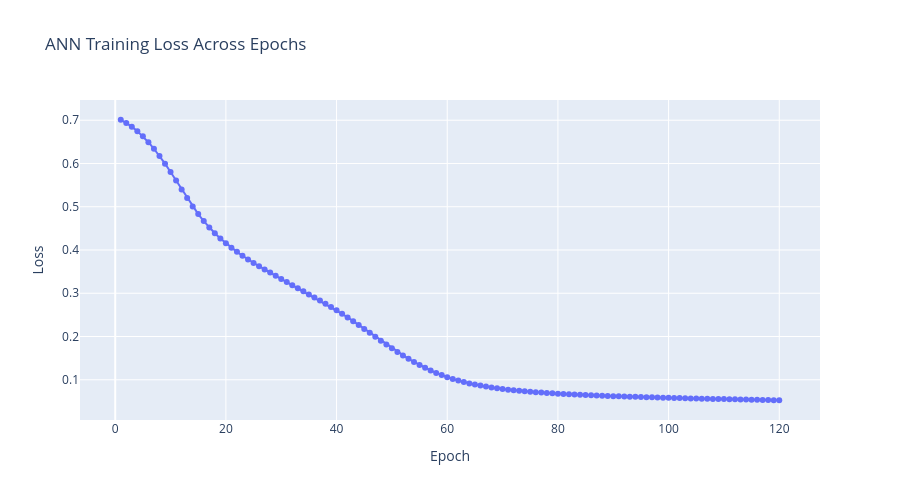
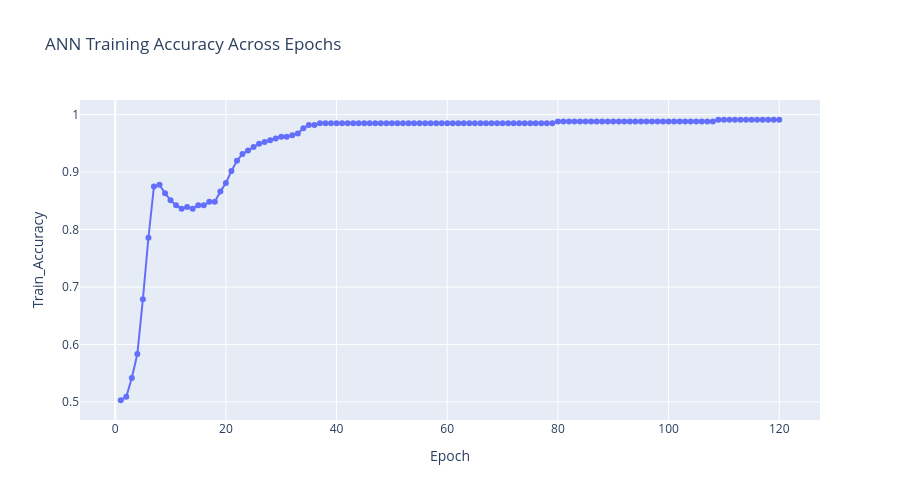

The notebook cell these images were saved under, in order:
### Markdown cell above
## 📉 Step 11 — Visualize learning curves

### Why we are doing this
A training process should not be described only with numbers. Visual curves make it easier to explain whether the ANN is converging properly.

### What we are doing
We are plotting:
- loss across epochs,
- and training accuracy across epochs.

### How we are doing it
We use Plotly line charts for clean interactive visual tracking.

### What we expect to observe
Loss should trend downward and accuracy should trend upward or stabilize at a strong level.

### Code cell
fig = px.line(
    history_df,
    x="Epoch",
    y="Loss",
    title="ANN Training Loss Across Epochs",
    markers=True
)
fig.update_layout(height=500)
fig.show()

display(Markdown("""### ✅ Plot Explanation  
This loss curve shows whether the ANN is learning efficiently. A downward trajectory indicates that backpropagation and gradient descent are successfully adjusting the weights to reduce prediction error over time.  
"""))

fig2 = px.line(
    history_df,
    x="Epoch",
    y="Train_Accuracy",
    title="ANN Training Accuracy Across Epochs",
    markers=True
)
fig2.update_layout(height=500)
fig2.show()

display(Markdown("""### ✅ Plot Explanation  
This accuracy curve complements the loss chart. As the network improves, the proportion of correctly classified training examples should rise. Together, the two curves provide a stronger picture of model learning than either metric alone.  
"""))

### Figure 1 — Plotly figure (JSON) as saved in the notebook; plotly's stock layout.template omitted (floating-point values rounded to 4 significant figures)
{"data": [{"hovertemplate": "Epoch=%{x}<br>Loss=%{y}<extra></extra>", "legendgroup": "", "line": {"color": "#636efa", "dash": "solid"}, "marker": {"symbol": "circle"}, "mode": "lines+markers", "name": "", "orientation": "v", "showlegend": false, "type": "scatter", "x": [1, 2, 3, 4, 5, 6, 7, 8, 9, 10, 11, 12, 13, 14, 15, 16, 17, 18, 19, 20, 21, 22, 23, 24, 25, 26, 27, 28, 29, 30, 31, 32, 33, 34, 35, 36, 37, 38, 39, 40, 41, 42, 43, 44, 45, 46, 47, 48, 49, 50, 51, 52, 53, 54, 55, 56, 57, 58, 59, 60, 61, 62, 63, 64, 65, 66, 67, 68, 69, 70, 71, 72, 73, 74, 75, 76, 77, 78, 79, 80, 81, 82, 83, 84, 85, 86, 87, 88, 89, 90, 91, 92, 93, 94, 95, 96, 97, 98, 99, 100, 101, 102, 103, 104, 105, 106, 107, 108, 109, 110, 111, 112, 113, 114, 115, 116, 117, 118, 119, 120], "xaxis": "x", "y": [0.7011, 0.6938, 0.6851, 0.6748, 0.6629, 0.6492, 0.634, 0.6175, 0.5995, 0.5803, 0.5605, 0.5401, 0.5199, 0.5007, 0.4829, 0.4668, 0.4521, 0.4388, 0.4267, 0.4157, 0.4053, 0.3957, 0.3866, 0.378, 0.3699, 0.3624, 0.3551, 0.3478, 0.3405, 0.3332, 0.326, 0.3187, 0.3115, 0.3044, 0.2974, 0.2903, 0.2831, 0.2758, 0.2683, 0.2605, 0.2524, 0.244, 0.2354, 0.2266, 0.2176, 0.2085, 0.1993, 0.1903, 0.1814, 0.1728, 0.1644, 0.1562, 0.1485, 0.1411, 0.1341, 0.1276, 0.1215, 0.1159, 0.1107, 0.106, 0.1018, 0.09804, 0.09467, 0.09162, 0.0889, 0.08645, 0.08423, 0.08221, 0.08036, 0.07869, 0.07718, 0.07581, 0.07458, 0.0734, 0.07232, 0.0713, 0.07032, 0.06941, 0.06859, 0.06781, 0.0671, 0.06645, 0.06582, 0.06521, 0.06461, 0.06406, 0.06353, 0.06305, 0.06258, 0.06213, 0.06173, 0.06131, 0.06091, 0.06055, 0.06016, 0.05975, 0.05941, 0.05904, 0.05868, 0.05831, 0.05794, 0.05758, 0.05723, 0.05691, 0.05663, 0.05637, 0.05606, 0.05577, 0.05552, 0.05531, 0.05507, 0.05483, 0.05457, 0.05427, 0.05396, 0.05365, 0.05335, 0.0531, 0.05289, 0.05262], "yaxis": "y"}], "layout": {"height": 500, "legend": {"tracegroupgap": 0}, "title": {"text": "ANN Training Loss Across Epochs"}, "xaxis": {"anchor": "y", "domain": [0, 1], "title": {"text": "Epoch"}}, "yaxis": {"anchor": "x", "domain": [0, 1], "title": {"text": "Loss"}}}}

### Figure 2 — Plotly figure (JSON) as saved in the notebook; plotly's stock layout.template omitted (floating-point values rounded to 4 significant figures)
{"data": [{"hovertemplate": "Epoch=%{x}<br>Train_Accuracy=%{y}<extra></extra>", "legendgroup": "", "line": {"color": "#636efa", "dash": "solid"}, "marker": {"symbol": "circle"}, "mode": "lines+markers", "name": "", "orientation": "v", "showlegend": false, "type": "scatter", "x": [1, 2, 3, 4, 5, 6, 7, 8, 9, 10, 11, 12, 13, 14, 15, 16, 17, 18, 19, 20, 21, 22, 23, 24, 25, 26, 27, 28, 29, 30, 31, 32, 33, 34, 35, 36, 37, 38, 39, 40, 41, 42, 43, 44, 45, 46, 47, 48, 49, 50, 51, 52, 53, 54, 55, 56, 57, 58, 59, 60, 61, 62, 63, 64, 65, 66, 67, 68, 69, 70, 71, 72, 73, 74, 75, 76, 77, 78, 79, 80, 81, 82, 83, 84, 85, 86, 87, 88, 89, 90, 91, 92, 93, 94, 95, 96, 97, 98, 99, 100, 101, 102, 103, 104, 105, 106, 107, 108, 109, 110, 111, 112, 113, 114, 115, 116, 117, 118, 119, 120], "xaxis": "x", "y": [0.503, 0.5089, 0.5417, 0.5833, 0.6786, 0.7857, 0.875, 0.878, 0.8631, 0.8512, 0.8423, 0.8363, 0.8393, 0.8363, 0.8423, 0.8423, 0.8482, 0.8482, 0.8661, 0.881, 0.9018, 0.9196, 0.9315, 0.9375, 0.9435, 0.9494, 0.9524, 0.9554, 0.9583, 0.9613, 0.9613, 0.9643, 0.9673, 0.9762, 0.9821, 0.9821, 0.9851, 0.9851, 0.9851, 0.9851, 0.9851, 0.9851, 0.9851, 0.9851, 0.9851, 0.9851, 0.9851, 0.9851, 0.9851, 0.9851, 0.9851, 0.9851, 0.9851, 0.9851, 0.9851, 0.9851, 0.9851, 0.9851, 0.9851, 0.9851, 0.9851, 0.9851, 0.9851, 0.9851, 0.9851, 0.9851, 0.9851, 0.9851, 0.9851, 0.9851, 0.9851, 0.9851, 0.9851, 0.9851, 0.9851, 0.9851, 0.9851, 0.9851, 0.9851, 0.9881, 0.9881, 0.9881, 0.9881, 0.9881, 0.9881, 0.9881, 0.9881, 0.9881, 0.9881, 0.9881, 0.9881, 0.9881, 0.9881, 0.9881, 0.9881, 0.9881, 0.9881, 0.9881, 0.9881, 0.9881, 0.9881, 0.9881, 0.9881, 0.9881, 0.9881, 0.9881, 0.9881, 0.9881, 0.9911, 0.9911, 0.9911, 0.9911, 0.9911, 0.9911, 0.9911, 0.9911, 0.9911, 0.9911, 0.9911, 0.9911], "yaxis": "y"}], "layout": {"height": 500, "legend": {"tracegroupgap": 0}, "title": {"text": "ANN Training Accuracy Across Epochs"}, "xaxis": {"anchor": "y", "domain": [0, 1], "title": {"text": "Epoch"}}, "yaxis": {"anchor": "x", "domain": [0, 1], "title": {"text": "Train_Accuracy"}}}}
